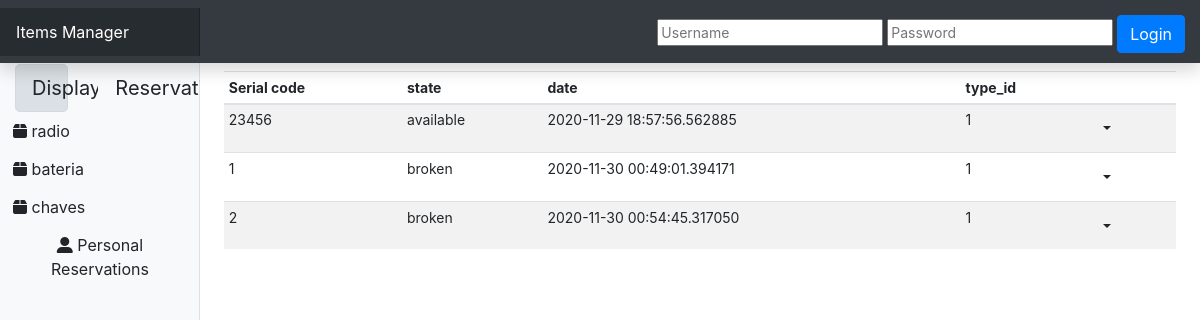
The app's page /display/1, older data.
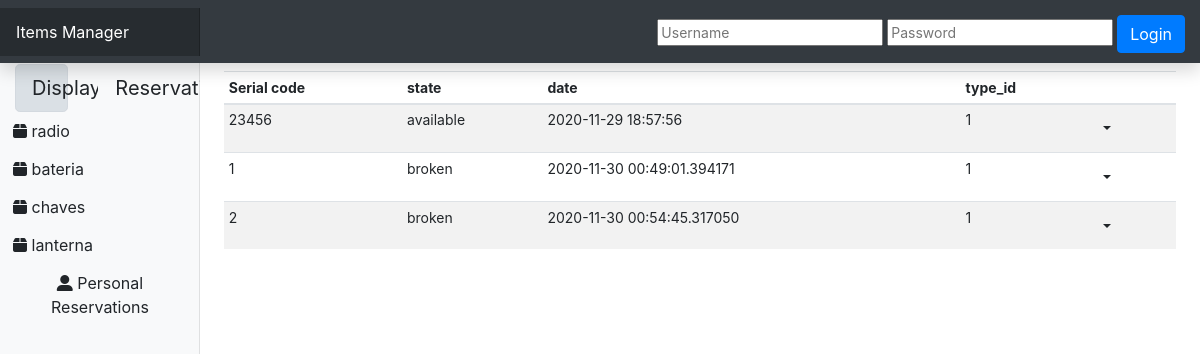
The same page, newer data.
### models.py (models this page shows)
class ItemType(db.Model):
    id = db.Column(db.Integer, primary_key=True)
    item_name = db.Column(db.String(100), nullable=False)
    item_description = db.Column(db.Text)
    items = db.relationship('Item', backref='item_type', lazy=True)

class Item(db.Model):
    id = db.Column(db.Integer, primary_key=True)
    serial_nr = db.Column(db.Integer, unique=True, nullable=False)
    state = db.Column(db.String(50), nullable=False)
    date_inserted = db.Column(db.DateTime, nullable=False, default=datetime.utcnow)
    date_updated = db.Column(db.DateTime, onupdate=datetime.utcnow)
    item_type_id = db.Column(db.Integer, db.ForeignKey('item_type.id'), nullable=False)

### views.py (the view)
@app.route("/display/<item_type>")
def display(item_type):
    all_item_type = ItemType.query.all()
    item_type_selected = ItemType.query.filter_by(item_name=item_type).all()
    if len(item_type_selected) >  0:
        item_type_selected = item_type_selected[0]
    else:
        item_type_selected = ItemType.query.all()[0]
    item_list = Item.query.filter_by(item_type_id=item_type_selected.id).all()
    return render_template(
        'dashindex.html',
        item_type_list=all_item_type,
        item_type_selected=item_type_selected,
        item_display_list=item_list,
        disp=display,
    )

### views.py (called while the page is built)
@app.before_request
def before_request():
    username = session.get('username')
    password = session.get('password')
    if password:
        if users.get(username) and users.get(username).get('password') == password:
            g.user = users.get(username)
        else:
            g.user = {}
    else:
        g.user = {}

### templates/dashindex.html (shortened to what this page needs)
<!DOCTYPE html>
<html lang="en">
<head>
    <link
            rel="stylesheet"
            href="https://cdn.jsdelivr.net/npm/bootstrap@4.5.3/dist/css/bootstrap.min.css"
    />
    <link href="static/dashboard.css" rel="stylesheet"/>
</head>
<body>
<nav
        class="navbar navbar-dark sticky-top bg-dark flex-md-nowrap p-0 shadow"
>
    <a class="navbar-brand col-md-3 col-lg-2 mr-0 px-3" href="#"
    >Items Manager</a
    >
    <div style="padding: 15px 15px 10px">
        <form action="/login" method="POST">
            <input type="text" name="sp_uname" placeholder="Username"/>
            <input type="password" name="sp_pass" placeholder="Password"/>
            <button class="btn btn-primary" type="submit">Login</button>
        </form>
    </div>
</nav>
<div class="container-fluid">
    <div class="row">
        <nav
                id="sidebarMenu"
                class="col-md-3 col-lg-2 d-md-block bg-light sidebar collapse"
        >
            <div class="sidebar-sticky pt-3">
                <ul class="nav flex-column">
                    <div
                            class="dispres container btn-group bt-group-lg"
                            role="group"
                            aria-label="Button group"
                    >
                        <div class="row">
                            {% if item_display_list %}
                            <li class="display col-md-5">
                                <a
                                        class="btn btn-light btn-block btn-lg active"
                                        href="{{ url_for('display', item_type=item_type_list.item_name)}}"
                                        role="button"
                                >
                                    Display
                                </a>
                            </li>
                            {% endif %} {% if reservation_list %}
                            <li class="resevation col-md-5">
                                <a
                                        class="btn btn-light btn-lg btn-block active"
                                        href="{{ url_for('reservation', item_type=item_type_list.item_name)}}"
                                        role="button"
                                >
                                    Reservation
                                </a>
                            </li>
                            {% else %}
                            <li class="resevation col-md-5">
                                <a
                                        class="btn btn-light btn-lg btn-block"
                                        href="{{ url_for('reservation', item_type=item_type_list.item_name)}}    "
                                        role="button"
                                >
                                    Reservation
                                </a>
                            </li>
                            {% endif %}
                        </div>
                    </div>
                    {% for item_type in item_type_list -%}
                    <li class="nav-item">
                        <a
                                class="btn"
                                href="{% if item_display_list -%}
                        {{ url_for('display', item_type=item_type.item_name)}}
                        {% endif %}"
                                role="button"
                        >
                            <i class='fas fa-box'></i>
                            {{ item_type.item_name }}
                        </a>
                    </li>
                    {%- endfor %}
                    <div>
                        <li>
                            <a class="btn" href="#" role="button" style="float: bottom">
                                <i class='fas fa-user-alt'></i>
                                Personal Reservations
                            </a>
                        </li>
                    </div>
                </ul>
            </div>
        </nav>
        <main role="main" class="col-md-9 ml-sm-auto col-lg-10 px-md-4">
            <div class="table-responsive">
                <table class="table table-striped table-sm">
                    <thead>
                    <tr>
                        {% if item_display_list %}
                        <th>Serial code</th>
                        <th>state</th>
                        <th>date</th>
                        <th>type_id</th>
                        <th> </th>
                        {% endif %}
                    </tr>
                    </thead>
                    <tbody>
                    {% if item_display_list %} {% for item in item_display_list %}
                    <tr>
                        <td>{{item.serial_nr}}</td>
                        <td>{{item.state}}</td>
                        <td>{{item.date_inserted}}</td>
                        <td>{{item.item_type_id}}</td>
                        <td>
                            <div class="dropdown">
                                <button type="button" class="btn dropdown-toggle" data-toggle="dropdown"></button>
                            </div>
                        </td>
                    </tr>
                    {% endfor %} {% endif %}
                    </tbody>
                </table>
            </div>
        </main>
    </div>
</div>
</body>
</html>

### static/dashboard.css (style rules this page uses)
body { font-size: .875rem; }
.sidebar { position: fixed; top: 0; bottom: 0; left: 0; z-index: 100; padding: 48px 0 0; box-shadow: inset -1px 0 0 rgba(0, 0, 0, .1); }
.sidebar-sticky { position: relative; top: 0; height: calc(100vh - 48px); padding-top: .5rem; overflow-x: hidden; overflow-y: auto; }
.sidebar-sticky { position: -webkit-sticky; position: sticky; }
.navbar-brand { padding-top: .75rem; padding-bottom: .75rem; font-size: 1rem; background-color: rgba(0, 0, 0, .25); box-shadow: inset -1px 0 0 rgba(0, 0, 0, .25); }

Row changes from the older to the newer data that the page shows:
added ItemType: item_name "lanterna"
changed Item "available": date_inserted "2020-11-29 18:57:56.562885" → "2020-11-29 18:57:56"
